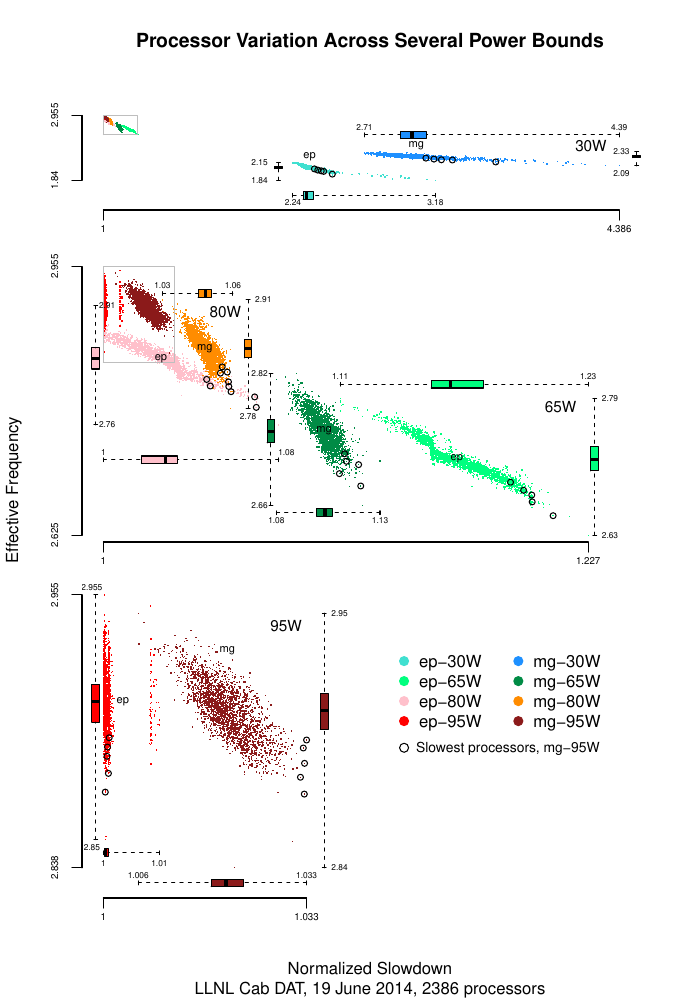

This figure's R source:
#Assumes blr_nas.R has already run and ep and mg data tables are created.
source("scale.R")
vx=0.2 #for boxplot

c30="turquoise"
c65="springgreen1"
c80="pink"
c95="red"

C30="dodgerblue"
C65="springgreen4"
C80="darkorange"
C95="firebrick4"

L<-length(ep$ns30) # all columns are the same length.
Wcount<-5
W<-order( mg$ns95, decreasing=F )[ (L-(Wcount-1)):L ] # bottom 24 nodes


cl_A<-c(rep(c30,L),rep(c65,L),rep(c80,L),rep(c95,L),rep(C30,L),rep(C65,L),rep(C80,L),rep(C95,L)) 
cl_B<-c(           rep(c65,L),rep(c80,L),rep(c95,L),           rep(C65,L),rep(C80,L),rep(C95,L)) 
cl_C<-c(                      rep(c80,L),rep(c95,L),                      rep(C80,L),rep(C95,L))
cl_D<-c(                                 rep(c95,L),                                 rep(C95,L))

cl_AW<-c(rep(c30,Wcount),rep(c65,Wcount),rep(c80,Wcount),rep(c95,Wcount),rep(C30,Wcount),rep(C65,Wcount),rep(C80,Wcount),rep(C95,Wcount)) 
cl_BW<-c(                rep(c65,Wcount),rep(c80,Wcount),rep(c95,Wcount),                rep(C65,Wcount),rep(C80,Wcount),rep(C95,Wcount)) 
cl_CW<-c(                                rep(c80,Wcount),rep(c95,Wcount),                                rep(C80,Wcount),rep(C95,Wcount))
cl_DW<-c(                                                rep(c95,Wcount),                                                rep(C95,Wcount))

ns_A<-c(   ep$ns30,   ep$ns65,   ep$ns80,   ep$ns95,   mg$ns30,   mg$ns65,   mg$ns80,  mg$ns95 )
ns_B<-c(              ep$ns65,   ep$ns80,   ep$ns95,              mg$ns65,   mg$ns80,  mg$ns95 )
ns_C<-c(                         ep$ns80,   ep$ns95,                         mg$ns80,  mg$ns95 )
ns_D<-c(                                    ep$ns95,                                   mg$ns95 )

ns_AW<-c(   ep$ns30[W],   mg$ns30[W] )
ns_BW<-c(   ep$ns65[W],   mg$ns65[W] )
ns_CW<-c(   ep$ns80[W],   mg$ns80[W] )
ns_DW<-c(   ep$ns95[W],   mg$ns95[W] )

# Ok, that didn't work....
#ep$fa30 <- ep$fa30 * 2.6
#ep$fa65 <- ep$fa65 * 2.6
#ep$fa80 <- ep$fa80 * 2.6
#ep$fa95 <- ep$fa95 * 2.6
#mg$fa30 <- mg$fa30 * 2.6
#mg$fa65 <- mg$fa65 * 2.6
#mg$fa80 <- mg$fa80 * 2.6
#mg$fa95 <- mg$fa95 * 2.6


fa_A<-c(   ep$fa30,   ep$fa65,   ep$fa80,   ep$fa95,   mg$fa30,   mg$fa65,   mg$fa80,  mg$fa95 ) 
fa_B<-c(              ep$fa65,   ep$fa80,   ep$fa95,              mg$fa65,   mg$fa80,  mg$fa95 ) 
fa_C<-c(                         ep$fa80,   ep$fa95,                         mg$fa80,  mg$fa95 ) 
fa_D<-c(                                    ep$fa95,                                   mg$fa95 ) 

fa_AW<-c(   ep$fa30[W],   mg$fa30[W] ) 
fa_BW<-c(   ep$fa65[W],   mg$fa65[W] ) 
fa_CW<-c(   ep$fa80[W],   mg$fa80[W] ) 
fa_DW<-c(   ep$fa95[W],   mg$fa95[W] ) 

pdf(file="s2.pdf", height=10, width=7 )
plot(x=0, y=0, xlim=c(0,7), ylim=c(0,10), pch="", xaxt="n", yaxt="n", bty="n", xlab="Normalized Slowdown", ylab="Effective Frequency", main="Processor Variation Across Several Power Bounds", sub="LLNL Cab DAT, 19 June 2014, 2386 processors"  )
legend( x=3.75, y=3, horiz=F, legend=c("ep-30W", "ep-65W", "ep-80W", "ep-95W"), col=c(c30, c65, c80, c95), pch=19, cex=1.0, pt.cex=1.2, bty="n")
legend( x=5.25, y=3, horiz=F, legend=c("mg-30W", "mg-65W", "mg-80W", "mg-95W"), col=c(C30, C65, C80, C95), pch=19, cex=1.0, pt.cex=1.2, bty="n")
legend( x=3.79, y=1.8, horiz=T, legend=c("Slowest processors, mg-95W"), pch=1, cex=0.8, pt.cex=1.2, bty="n")

pAx <- 0
pAy <- 9.1
pAs <- 2
pA <- blr_scale2( ns_A, fa_A, pAx, pAy, pAs )
p_ep_30 <- blr_scale2( c( ep$ns30, ns_A ), c( ep$fa30, fa_A ), pAx, pAy, pAs )
p_mg_30 <- blr_scale2( c( mg$ns30, ns_A ), c( mg$fa30, fa_A ), pAx, pAy, pAs )
points( pA[1,], pA[2,], pch=".", col=cl_A )
pApoly <- blr_scale2(
	c( min(ns_B), max(ns_B), max(ns_B), min(ns_B), min(ns_B), ns_A ),
	c( min(fa_B), min(fa_B), max(fa_B), max(fa_B), min(fa_B), fa_A ),
	pAx, pAy, pAs )
polygon(x=pApoly[1,1:5], y=pApoly[2,1:5], border="gray")
axis(side=2, cex.axis=0.6, 
	at=c( min(pA[2,]), max(pA[2,]) ), 
	label=c( format(min(fa_A)*2.6, digits=4), format(max(fa_A)*2.6, digits=4)))
axis(side=1, cex.axis=0.6, line=-34.4, padj=-2, 
	at=c( min(pA[1,]), max(pA[1,]) ), 
	label=c( format(min(ns_A), digits=4), format(max(ns_A), digits=4)) )
boxplot( p_ep_30[1,1:L], range=0, horizontal=T, at=8.9, boxwex=vx, add=T, xaxt="n", yaxt="n", bty="n", col=c30, frame=F)
text( x=min(p_ep_30[1,1:L]) - 0.00, y=8.9 - 0.1, labels=c(format(min(ep$ns30), digits=3) ), cex=0.5 ) 
text( x=max(p_ep_30[1,1:L]) + 0.00, y=8.9 - 0.1, labels=c(format(max(ep$ns30), digits=3) ), cex=0.5 ) 

boxplot( p_ep_30[2,1:L], range=0, horizontal=F, at=2.3, boxwex=vx, add=T, xaxt="n", yaxt="n", bty="n", col=c30, frame=F)
text( y=min(p_ep_30[2,1:L]) - 0.00, x=2.3 - 0.25, labels=c(format(min(ep$fa30)*2.6, digits=3) ), cex=0.5 ) 
text( y=max(p_ep_30[2,1:L]) - 0.00, x=2.3 - 0.25, labels=c(format(max(ep$fa30)*2.6, digits=3) ), cex=0.5 ) 

boxplot( p_mg_30[1,1:L], range=0, horizontal=T, at=9.7, boxwex=vx, add=T, xaxt="n", yaxt="n", bty="n", col=C30, frame=F)
text( x=min(p_mg_30[1,1:L]) - 0.00, y=9.7 + 0.1, labels=c(format(min(mg$ns30), digits=3) ), cex=0.5 ) 
text( x=max(p_mg_30[1,1:L]) + 0.00, y=9.7 + 0.1, labels=c(format(max(mg$ns30), digits=3) ), cex=0.5 ) 

boxplot( p_mg_30[2,1:L], range=0, horizontal=F, at=7.0, boxwex=vx, add=T, xaxt="n", yaxt="n", bty="n", col=C30, frame=F)
text( y=min(p_mg_30[2,1:L]) - 0.10, x=7.0 - 0.20, labels=c(format(min(mg$fa30)*2.6, digits=3) ), cex=0.5 ) 
text( y=max(p_mg_30[2,1:L]) - 0.00, x=7.0 - 0.20, labels=c(format(max(mg$fa30)*2.6, digits=3) ), cex=0.5 ) 

text( x=mean(p_mg_30[1,1:L]), y=mean(p_mg_30[2,1:L])+0.15, label="mg", cex=0.7 )
text( x=mean(p_ep_30[1,1:L]), y=mean(p_ep_30[2,1:L])+0.15, label="ep", cex=0.7 )


pAW <- blr_scale2( c(ns_AW, ns_A), c(fa_AW, fa_A), pAx, pAy, pAs )
points( pAW[1,1:(Wcount*2)], pAW[2,1:(Wcount*2)], pch=1, col="black", cex=0.8 )


pBx <- 0
pBy <- 4.4
pBs <- 28
pB <- blr_scale2( ns_B, fa_B, pBx, pBy, pBs )
p_ep_65 <- blr_scale2( c( ep$ns65, ns_B ), c( ep$fa65, fa_B ), pBx, pBy, pBs )
p_mg_65 <- blr_scale2( c( mg$ns65, ns_B ), c( mg$fa65, fa_B ), pBx, pBy, pBs )
p_ep_80 <- blr_scale2( c( ep$ns80, ns_B ), c( ep$fa80, fa_B ), pBx, pBy, pBs )
p_mg_80 <- blr_scale2( c( mg$ns80, ns_B ), c( mg$fa80, fa_B ), pBx, pBy, pBs )
points( pB[1,], pB[2,], pch=".", col=cl_B )
pBpoly <- blr_scale2(
	c( min(ns_D), max(ns_D), max(ns_D), min(ns_D), min(ns_D), ns_B ),
	c( min(fa_D), min(fa_D), max(fa_D), max(fa_D), min(fa_D), fa_B ),
	pBx, pBy, pBs )
polygon(x=pBpoly[1,1:5], y=pBpoly[2,1:5], border="gray")
axis(side=2, cex.axis=0.6, 
	at=c( min(pB[2,]), max(pB[2,]) ), 
	label=c( format(min(fa_B)*2.6, digits=4), format(max(fa_B)*2.6, digits=4)))
axis(side=1, cex.axis=0.6, line=-17.8, padj=-2, 
	at=c( min(pB[1,]), max(pB[1,]) ), 
	label=c( format(min(ns_B), digits=4), format(max(ns_B), digits=4)) )

### 65W

boxplot( p_ep_65[1,1:L], range=0, horizontal=T, at=6.4, boxwex=vx, add=T, xaxt="n", yaxt="n", bty="n", col=c65, frame=F)
text( x=min(p_ep_65[1,1:L]) - 0.00, y=6.4 + 0.1, labels=c(format(min(ep$ns65), digits=3) ), cex=0.5 ) 
text( x=max(p_ep_65[1,1:L]) + 0.00, y=6.4 + 0.1, labels=c(format(max(ep$ns65), digits=3) ), cex=0.5 ) 

boxplot( p_ep_65[2,1:L], range=0, horizontal=F, at=6.45, boxwex=vx, add=T, xaxt="n", yaxt="n", bty="n", col=c65, frame=F)
text( y=min(p_ep_65[2,1:L]) - 0.00, x=6.4 + 0.25, labels=c(format(min(ep$fa65)*2.6, digits=3) ), cex=0.5 ) 
text( y=max(p_ep_65[2,1:L]) - 0.00, x=6.4 + 0.25, labels=c(format(max(ep$fa65)*2.6, digits=3) ), cex=0.5 ) 

boxplot( p_mg_65[1,1:L], range=0, horizontal=T, at=4.7, boxwex=vx, add=T, xaxt="n", yaxt="n", bty="n", col=C65, frame=F)
text( x=min(p_mg_65[1,1:L]) - 0.00, y=4.7 - 0.1, labels=c(format(min(mg$ns65), digits=3) ), cex=0.5 ) 
text( x=max(p_mg_65[1,1:L]) + 0.00, y=4.7 - 0.1, labels=c(format(max(mg$ns65), digits=3) ), cex=0.5 ) 

boxplot( p_mg_65[2,1:L], range=0, horizontal=F, at=2.2, boxwex=vx, add=T, xaxt="n", yaxt="n", bty="n", col=C65, frame=F)
text( y=min(p_mg_65[2,1:L]) - 0.00, x=2.2 - 0.15, labels=c(format(min(mg$fa65)*2.6, digits=3) ), cex=0.5 ) 
text( y=max(p_mg_65[2,1:L]) - 0.00, x=2.2 - 0.15, labels=c(format(max(mg$fa65)*2.6, digits=3) ), cex=0.5 ) 

text( x=mean(p_mg_65[1,1:L]), y=mean(p_mg_65[2,1:L])+0.0, label="mg", cex=0.7 )
text( x=mean(p_ep_65[1,1:L]), y=mean(p_ep_65[2,1:L])+0.0, label="ep", cex=0.7 )

### 80W

boxplot( p_ep_80[1,1:L], range=0, horizontal=T, at=5.4, boxwex=vx, add=T, xaxt="n", yaxt="n", bty="n", col=c80, frame=F)
text( x=min(p_ep_80[1,1:L]) - 0.00, y=5.4 + 0.1, labels=c(format(min(ep$ns80), digits=3) ), cex=0.5 ) 
text( x=max(p_ep_80[1,1:L]) + 0.10, y=5.4 + 0.1, labels=c(format(max(ep$ns80), digits=3) ), cex=0.5 ) 

boxplot( p_ep_80[2,1:L], range=0, horizontal=F, at=-0.1, boxwex=vx, add=T, xaxt="n", yaxt="n", bty="n", col=c80, frame=F)
text( y=min(p_ep_80[2,1:L]) - 0.00, x=0.1 - 0.05, labels=c(format(min(ep$fa80)*2.6, digits=3) ), cex=0.5 ) 
text( y=max(p_ep_80[2,1:L]) - 0.00, x=0.1 - 0.05, labels=c(format(max(ep$fa80)*2.6, digits=3) ), cex=0.5 ) 

boxplot( p_mg_80[1,1:L], range=0, horizontal=T, at=7.6, boxwex=vx, add=T, xaxt="n", yaxt="n", bty="n", col=C80, frame=F)
text( x=min(p_mg_80[1,1:L]) - 0.00, y=7.6 + 0.1, labels=c(format(min(mg$ns80), digits=3) ), cex=0.5 ) 
text( x=max(p_mg_80[1,1:L]) + 0.00, y=7.6 + 0.1, labels=c(format(max(mg$ns80), digits=3) ), cex=0.5 ) 

boxplot( p_mg_80[2,1:L], range=0, horizontal=F, at=1.9, boxwex=vx, add=T, xaxt="n", yaxt="n", bty="n", col=C80, frame=F)
text( y=min(p_mg_80[2,1:L]) - 0.10, x=1.9 - 0.00, labels=c(format(min(mg$fa80)*2.6, digits=3) ), cex=0.5 ) 
text( y=max(p_mg_80[2,1:L]) - 0.00, x=1.9 + 0.20, labels=c(format(max(mg$fa80)*2.6, digits=3) ), cex=0.5 ) 

text( x=mean(p_mg_80[1,1:L]), y=mean(p_mg_80[2,1:L])+0.0, label="mg", cex=0.7 )
text( x=mean(p_ep_80[1,1:L]), y=mean(p_ep_80[2,1:L])+0.0, label="ep", cex=0.7 )

pBW <- blr_scale2( c(ns_BW, ns_B), c(fa_BW, fa_B), pBx, pBy, pBs )
points( pBW[1,1:(Wcount*2)], pBW[2,1:(Wcount*2)], pch=1, col="black", cex=0.8 )

pCW <- blr_scale2( c(ns_CW, ns_B), c(fa_CW, fa_B), pBx, pBy, pBs )
points( pCW[1,1:(Wcount*2)], pCW[2,1:(Wcount*2)], pch=1, col="black", cex=0.8 )

pDx <- 0
pDy <- 0.0
pDs <- 80
pD <- blr_scale2( ns_D, fa_D, pDx, pDy, pDs )
p_ep_95 <- blr_scale2( c( ep$ns95, ns_D ), c( ep$fa95, fa_D ), pDx, pDy, pDs )
p_mg_95 <- blr_scale2( c( mg$ns95, ns_D ), c( mg$fa95, fa_D ), pDx, pDy, pDs )
points( pD[1,], pD[2,], pch=".", col=cl_D )
axis(side=2, cex.axis=0.6, 
	at=c( min(pD[2,]), max(pD[2,]) ), 
	label=c( format(min(fa_D)*2.6, digits=4), format(max(fa_D)*2.6, digits=4)))
axis(side=1, cex.axis=0.6, line=0.0, padj=-2, 
	at=c( min(pD[1,]), max(pD[1,]) ), 
	label=c( format(min(ns_D), digits=4), format(max(ns_D), digits=4)) )
boxplot( p_ep_95[1,1:L], range=0, horizontal=T, at=0.2, boxwex=vx, add=T, xaxt="n", yaxt="n", bty="n", col=c95, frame=F)
text( x=min(p_ep_95[1,1:L]) - 0.00, y=0.2 - 0.15, labels=c(format(min(ep$ns95), digits=3) ), cex=0.5 ) 
text( x=max(p_ep_95[1,1:L]) - 0.00, y=0.2 - 0.15, labels=c(format(max(ep$ns95), digits=3) ), cex=0.5 ) 

boxplot( p_ep_95[2,1:L], range=0, horizontal=F, at=-0.1, boxwex=vx, add=T, xaxt="n", yaxt="n", bty="n", col=c95, frame=F)
text( y=min(p_ep_95[2,1:L]) - 0.10, x=-0.1 - 0.05, labels=c(format(min(ep$fa95)*2.6, digits=4) ), cex=0.5 ) 
text( y=max(p_ep_95[2,1:L]) + 0.10, x=-0.1 - 0.05, labels=c(format(max(ep$fa95)*2.6, digits=4) ), cex=0.5 ) 

boxplot( p_mg_95[1,1:L], range=0, horizontal=T, at=-0.20, boxwex=vx, add=T, xaxt="n", yaxt="n", bty="n", col=C95, frame=F)
text( x=min(p_mg_95[1,1:L]) - 0.00, y=0.0 - 0.1, labels=c(format(min(mg$ns95), digits=4) ), cex=0.5 ) 
text( x=max(p_mg_95[1,1:L]) + 0.00, y=0.0 - 0.1, labels=c(format(max(mg$ns95), digits=4) ), cex=0.5 ) 

boxplot( p_mg_95[2,1:L], range=0, horizontal=F, at=2.9, boxwex=vx, add=T, xaxt="n", yaxt="n", bty="n", col=C95, frame=F)
text( y=min(p_mg_95[2,1:L]) - 0.00, x=2.9 + 0.20, labels=c(format(min(mg$fa95)*2.6, digits=3) ), cex=0.5 ) 
text( y=max(p_mg_95[2,1:L]) - 0.00, x=2.9 + 0.20, labels=c(format(max(mg$fa95)*2.6, digits=3) ), cex=0.5 ) 

text( x=mean(p_mg_95[1,1:L]), y=mean(p_mg_95[2,1:L])+0.8, label="mg", cex=0.7 )
text( x=mean(p_ep_95[1,1:L])+0.2, y=mean(p_ep_95[2,1:L])+0.0, label="ep", cex=0.7 )

pDW <- blr_scale2( c(ns_DW, ns_D), c(fa_DW, fa_D), pDx, pDy, pDs )
points( pDW[1,1:(Wcount*2)], pDW[2,1:(Wcount*2)], pch=1, col="black", cex=0.8 )


text( x=6.4, y=9.55, label="30W", cex=0.9 )
text( x=6.0, y=6.10, label="65W", cex=0.9 )
text( x=1.6, y=7.35, label="80W", cex=0.9 )
text( x=2.4, y=3.20, label="95W", cex=0.9 )


# Dashed lines
#x=c( blr_scale( c( max(ns_B), min(ns_A), max(ns_A) ), xscale   )[1], 7.00)
#y=c( blr_scale( c( max(fa_B), min(fa_A), max(fa_A) ), yscale_A )[1], 7.50)
#lines( x=x, y=y, lty=2, col="gray" )
#x=c( blr_scale( c( max(ns_C), min(ns_B), max(ns_B) ), xscale   )[1], 7.00)
#y=c( blr_scale( c( max(fa_C), min(fa_B), max(fa_B) ), yscale_B )[1], 5.00)
#lines( x=x, y=y, lty=2, col="gray" )
#x=c( blr_scale( c( max(ns_D), min(ns_C), max(ns_C) ), xscale   )[1], 7.00)
#y=c( blr_scale( c( max(fa_D), min(fa_C), max(fa_C) ), yscale_C )[1], 2.50)
#lines( x=x, y=y, lty=2, col="gray" )

#text( x=6.90, y=0.20, format(    min( mg$fa95 ), digits=4 ), cex=0.4 ) 

dev.off()

